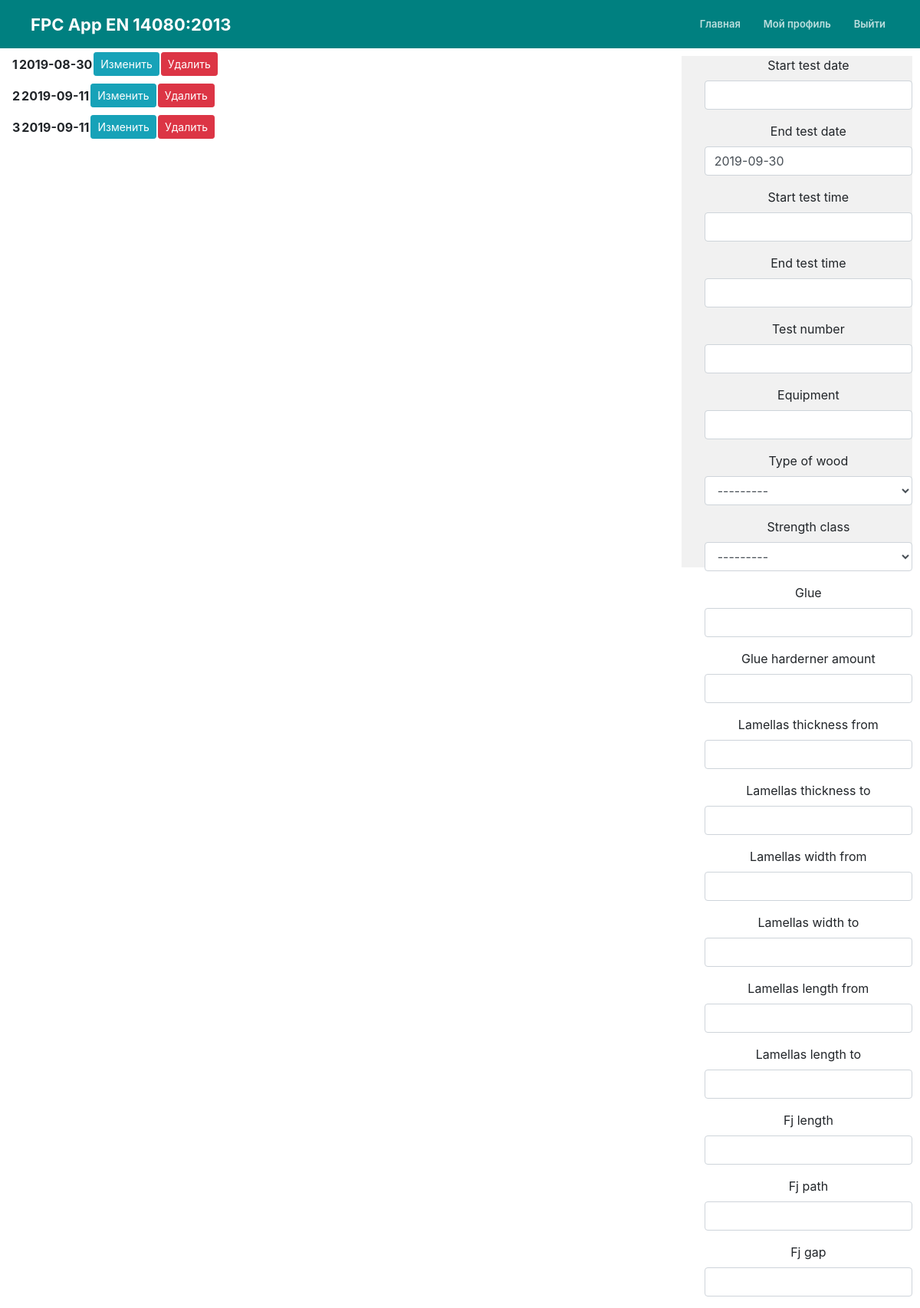
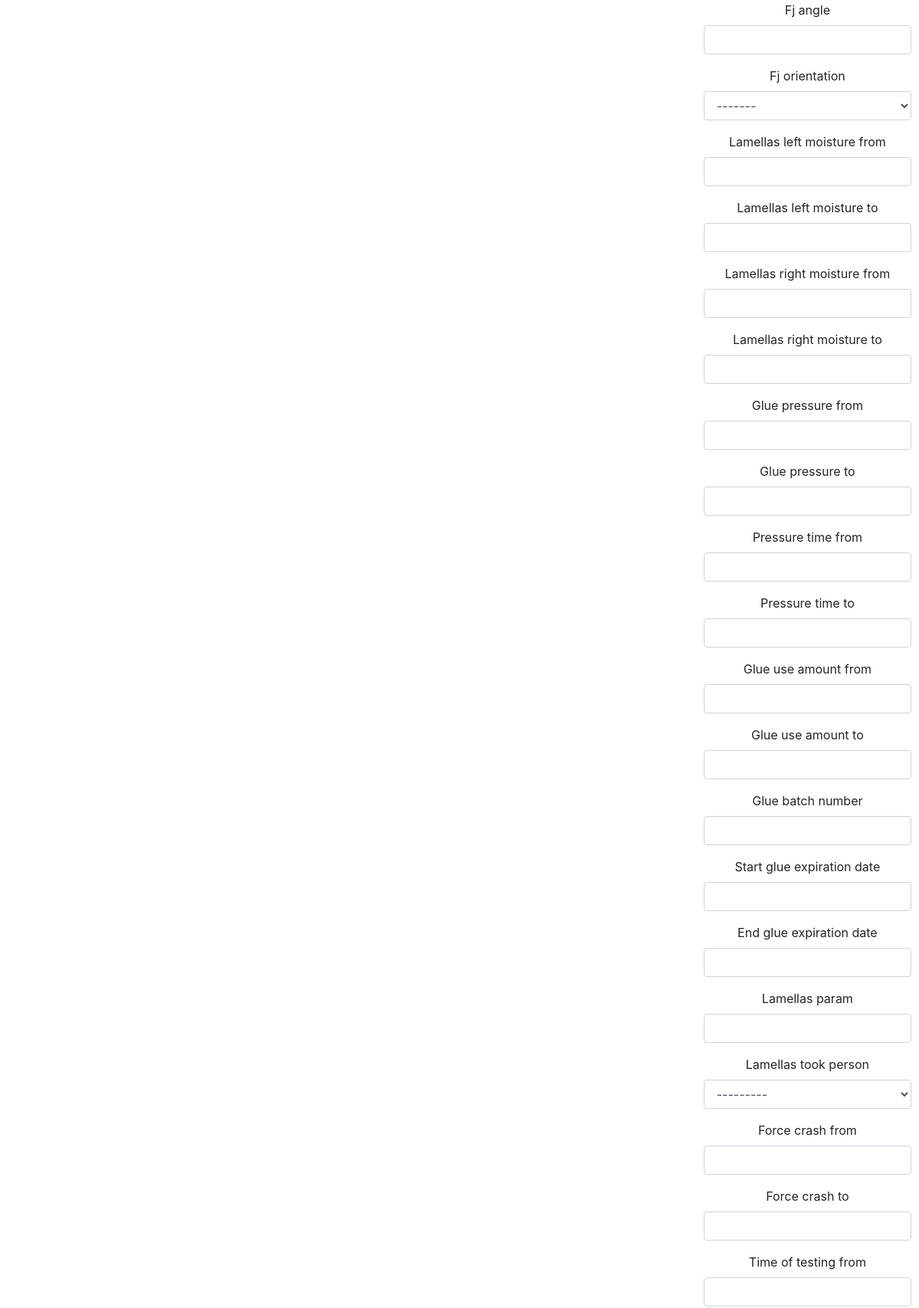
Page /bendtestfilter/ (signed in, upper part) on the committed database (2 pictures, top to bottom).
### mainApp/models.py (models this page shows, shortened)
class TestLamella(models.Model):
	test_date = models.DateField()
	test_time = models.TimeField(blank=True, null=True, default=None)
	test_number = models.IntegerField(default=def_bt_test_number)
	equipment = models.CharField(max_length=100, default=def_bt_equipment)
	type_of_wood = models.ForeignKey(Wood_types, on_delete=models.PROTECT, null=True, related_name='TestLamella_fj_wood_type', default=def_bt_type_of_wood)
	strength_class = models.ForeignKey(strength_class_types, on_delete=models.PROTECT, null=True, related_name='TestLamella_strength_class', default=def_bt_strength_class)
	glue = models.CharField(max_length=100, default=def_bt_glue)
	glue_harderner_amount = models.CharField(max_length=100, blank=True, default=def_bt_glue_harderner_amount)
	lamellas_thickness = models.IntegerField(default=def_bt_lamellas_thickness)
	lamellas_width = models.IntegerField(default=def_bt_lamellas_width)
	lamellas_length = models.IntegerField(default=def_bt_lamellas_length)
	fj_length = models.IntegerField(default=def_bt_fj_length)
	fj_path = models.IntegerField(default=def_bt_fj_path)
	fj_gap = models.IntegerField(default=def_bt_fj_gap)
	fj_angle = models.IntegerField(default=def_bt_fj_angle)
	fj_orientation = models.CharField(max_length=100, choices=[('Пластевое', 'Пластевое'), ('Ребровое', 'Ребровое')], default=def_bt_fj_orientation)
	lamellas_left_moisture = models.IntegerField(default=def_bt_lamellas_left_moisture)
	lamellas_right_moisture = models.IntegerField(default=def_bt_lamellas_right_moisture)
	glue_pressure = models.FloatField(default=def_bt_glue_pressure)
	pressure_time = models.IntegerField(blank=True, null=True, default=def_bt_pressure_time)
	glue_use_amount = models.IntegerField(default=def_bt_glue_use_amount)
	glue_batch_number = models.CharField(max_length=100, default=def_bt_glue_batch_number)
	glue_expiration_date = models.DateField()
	lamellas_param = models.CharField(blank=True, max_length=100, default=def_bt_lamellas_param)
	lamellas_took_person = models.ForeignKey(Person, on_delete=models.PROTECT, related_name='TestLamella_took_person', default=def_bt_lamellas_took_person)
	force_crash = models.FloatField()
	time_of_testing = models.IntegerField(blank=True, null=True)
	lamellas_strength = models.FloatField()
	passed = models.BooleanField(default=False)
	by_fj_crash = models.IntegerField()
	base_fj_crash = models.IntegerField()
	out_of_fj_crash = models.IntegerField()
	comment = models.TextField(blank=True)
	photo = models.ImageField(upload_to='uploads', blank=True)
	author = models.ForeignKey(User, blank=True, null=True, on_delete=models.CASCADE)

### mainApp/views.py (the view)
# urls.py: path('bendtestfilter/', today_views.bendtestfilterView, name='bendtestfilter'),
@login_required
def bendtestfilterView(request):
	user = get_object_or_404(User, username=request.user.username)
	bendtests = TestLamella.objects.filter(author=user).order_by('test_number')
	if request.method == 'POST':
		form = BendtestFilterForm(request.POST)
		if form.is_valid():
			if form.cleaned_data.get('start_test_date'):
				start_test_date = form.cleaned_data.get('start_test_date')
				bendtests = bendtests.filter(test_date__gte=start_test_date).order_by('test_number')
			if form.cleaned_data.get('end_test_date'):
				end_test_date = form.cleaned_data.get('end_test_date')
				bendtests = bendtests.filter(test_date__lte=end_test_date).order_by('test_number')
			if form.cleaned_data.get('type_of_wood'):
				type_of_wood = form.cleaned_data.get('type_of_wood')
				bendtests = bendtests.filter(type_of_wood=type_of_wood).order_by('test_number')
			if form.cleaned_data.get('start_test_time'):
				start_test_time = form.cleaned_data.get('start_test_time')
				bendtests = bendtests.filter(test_time__gte=start_test_time).order_by('test_number')
			if form.cleaned_data.get('end_test_time'):
				end_test_time = form.cleaned_data.get('end_test_time')
				bendtests = bendtests.filter(test_time__lte=end_test_time).order_by('test_number')
			if form.cleaned_data.get('test_number'):
				test_number = form.cleaned_data.get('test_number')
				bendtests = bendtests.filter(test_number=test_number).order_by('test_number')
			if form.cleaned_data.get('equipment'):
				equipment = form.cleaned_data.get('equipment')
				bendtests = bendtests.filter(equipment__iexact=equipment).order_by('test_number')
			if form.cleaned_data.get('strength_class'):
				strength_class = form.cleaned_data.get('strength_class')
				bendtests = bendtests.filter(strength_class=strength_class).order_by('test_number')
			if form.cleaned_data.get('glue'):
				glue = form.cleaned_data.get('glue')
				bendtests = bendtests.filter(glue__iexact=glue).order_by('test_number')
			if form.cleaned_data.get('glue_harderner_amount'):
				glue_harderner_amount = form.cleaned_data.get('glue_harderner_amount')
				bendtests = bendtests.filter(glue_harderner_amount__iexact=glue_harderner_amount).order_by('test_number')
			if form.cleaned_data.get('lamellas_thickness_from'):
				lamellas_thickness_from = form.cleaned_data.get('lamellas_thickness_from')
				bendtests = bendtests.filter(lamellas_thickness__gte=lamellas_thickness_from).order_by('test_number')
			if form.cleaned_data.get('lamellas_thickness_to'):
				lamellas_thickness_to = form.cleaned_data.get('lamellas_thickness_to')
				bendtests = bendtests.filter(lamellas_thickness__lte=lamellas_thickness_to).order_by('test_number')
			if form.cleaned_data.get('fj_length'):
				fj_length = form.cleaned_data.get('fj_length')
				bendtests = bendtests.filter(fj_length=fj_length).order_by('test_number')
			if form.cleaned_data.get('fj_path'):
				fj_path = form.cleaned_data.get('fj_path')
				bendtests = bendtests.filter(fj_path=fj_path).order_by('test_number')
			if form.cleaned_data.get('fj_gap'):
				fj_gap = form.cleaned_data.get('fj_gap')
				bendtests = bendtests.filter(fj_gap=fj_gap).order_by('test_number')
			if form.cleaned_data.get('fj_angle'):
				fj_angle = form.cleaned_data.get('fj_angle')
				bendtests = bendtests.filter(fj_angle=fj_angle).order_by('test_number')
			if form.cleaned_data.get('fj_orientation'):
				fj_orientation = form.cleaned_data.get('fj_orientation')
				bendtests = bendtests.filter(fj_orientation=fj_orientation).order_by('test_number')
			if form.cleaned_data.get('lamellas_left_moisture_from'):
				lamellas_left_moisture_from = form.cleaned_data.get('lamellas_left_moisture_from')
				bendtests = bendtests.filter(lamellas_left_moisture__gte=lamellas_left_moisture_from).order_by('test_number')
			if form.cleaned_data.get('lamellas_left_moisture_to'):
				lamellas_left_moisture_to = form.cleaned_data.get('lamellas_left_moisture_to')
				bendtests = bendtests.filter(lamellas_left_moisture__lte=lamellas_left_moisture_to).order_by('test_number')
			if form.cleaned_data.get('lamellas_right_moisture_from'):
				lamellas_right_moisture_from = form.cleaned_data.get('lamellas_right_moisture_from')
				bendtests = bendtests.filter(lamellas_right_moisture__gte=lamellas_right_moisture_from).order_by('test_number')
			if form.cleaned_data.get('lamellas_right_moisture_to'):
				lamellas_right_moisture_to = form.cleaned_data.get('lamellas_right_moisture_to')
				bendtests = bendtests.filter(lamellas_right_moisture__lte=lamellas_right_moisture_to).order_by('test_number')
			if form.cleaned_data.get('glue_pressure_from'):
				glue_pressure_from = form.cleaned_data.get('glue_pressure_from')
				bendtests = bendtests.filter(glue_pressure__gte=glue_pressure_from).order_by('test_number')
			if form.cleaned_data.get('glue_pressure_to'):
				glue_pressure_to = form.cleaned_data.get('glue_pressure_to')
				bendtests = bendtests.filter(glue_pressure__lte=glue_pressure_to).order_by('test_number')
			if form.cleaned_data.get('pressure_time_from'):
				pressure_time_from = form.cleaned_data.get('pressure_time_from')
				bendtests = bendtests.filter(pressure_time__gte=pressure_time_from).order_by('test_number')
			if form.cleaned_data.get('pressure_time_to'):
				pressure_time_to = form.cleaned_data.get('pressure_time_to')
				bendtests = bendtests.filter(pressure_time__lte=pressure_time_to).order_by('test_number')
			if form.cleaned_data.get('glue_use_amount_from'):
				glue_use_amount_from = form.cleaned_data.get('glue_use_amount_from')
				bendtests = bendtests.filter(glue_use_amount__gte=glue_use_amount_from).order_by('test_number')
			if form.cleaned_data.get('glue_use_amount_to'):
				glue_use_amount_to = form.cleaned_data.get('glue_use_amount_to')
				bendtests = bendtests.filter(glue_use_amount__lte=glue_use_amount_to).order_by('test_number')
			if form.cleaned_data.get('glue_batch_number'):
				glue_batch_number = form.cleaned_data.get('glue_batch_number')
				bendtests = bendtests.filter(glue_batch_number=glue_batch_number).order_by('test_number')
			if form.cleaned_data.get('start_glue_expiration_date'):
				start_glue_expiration_date = form.cleaned_data.get('start_glue_expiration_date')
				bendtests = bendtests.filter(glue_expiration_date__gte=start_glue_expiration_date).order_by('test_number')
			if form.cleaned_data.get('end_glue_expiration_date'):
				end_glue_expiration_date = form.cleaned_data.get('end_glue_expiration_date')
				bendtests = bendtests.filter(glue_expiration_date__lte=end_glue_expiration_date).order_by('test_number')
			if form.cleaned_data.get('lamellas_param'):
				lamellas_param = form.cleaned_data.get('lamellas_param')
				bendtests = bendtests.filter(lamellas_param__iexact=lamellas_param).order_by('test_number')
			if form.cleaned_data.get('lamellas_took_person'):
				lamellas_took_person = form.cleaned_data.get('lamellas_took_person')
				bendtests = bendtests.filter(lamellas_took_person=lamellas_took_person).order_by('test_number')
			if form.cleaned_data.get('force_crash_from'):
				force_crash_from = form.cleaned_data.get('force_crash_from')
				bendtests = bendtests.filter(force_crash__gte=force_crash_from).order_by('test_number')
			if form.cleaned_data.get('force_crash_to'):
				force_crash_to = form.cleaned_data.get('force_crash_to')
				bendtests = bendtests.filter(force_crash__lte=force_crash_to).order_by('test_number')
			if form.cleaned_data.get('time_of_testing_from'):
				time_of_testing_from = form.cleaned_data.get('time_of_testing_from')
				bendtests = bendtests.filter(time_of_testing__gte=time_of_testing_from).order_by('test_number')
			if form.cleaned_data.get('time_of_testing_to'):
				time_of_testing_to = form.cleaned_data.get('time_of_testing_to')
				bendtests = bendtests.filter(time_of_testing__lte=time_of_testing_to).order_by('test_number')
			if form.cleaned_data.get('lamellas_strength_from'):
				lamellas_strength_from = form.cleaned_data.get('lamellas_strength_from')
				bendtests = bendtests.filter(lamellas_strength__gte=lamellas_strength_from).order_by('test_number')
			if form.cleaned_data.get('lamellas_strength_to'):
				lamellas_strength_to = form.cleaned_data.get('lamellas_strength_to')
				bendtests = bendtests.filter(lamellas_strength__lte=lamellas_strength_to).order_by('test_number')
			if form.cleaned_data.get('by_fj_crash_from'):
				by_fj_crash_from = form.cleaned_data.get('by_fj_crash_from')
				bendtests = bendtests.filter(by_fj_crash__gte=by_fj_crash_from).order_by('test_number')
			if form.cleaned_data.get('by_fj_crash_to'):
				by_fj_crash_to = form.cleaned_data.get('by_fj_crash_to')
				bendtests = bendtests.filter(by_fj_crash__lte=by_fj_crash_to).order_by('test_number')
			if form.cleaned_data.get('out_of_fj_crash_from'):
				out_of_fj_crash_from = form.cleaned_data.get('out_of_fj_crash_from')
				bendtests = bendtests.filter(out_of_fj_crash__gte=out_of_fj_crash_from).order_by('test_number')
			if form.cleaned_data.get('out_of_fj_crash_to'):
				out_of_fj_crash_to = form.cleaned_data.get('out_of_fj_crash_to')
				bendtests = bendtests.filter(out_of_fj_crash__lte=out_of_fj_crash_to).order_by('test_number')
			if form.cleaned_data.get('base_fj_crash_from'):
				base_fj_crash_from = form.cleaned_data.get('base_fj_crash_from')
				bendtests = bendtests.filter(base_fj_crash__gte=base_fj_crash_from).order_by('test_number')
			if form.cleaned_data.get('base_fj_crash_to'):
				base_fj_crash_to = form.cleaned_data.get('base_fj_crash_to')
				bendtests = bendtests.filter(base_fj_crash__lte=base_fj_crash_to).order_by('test_number')
			if form.cleaned_data.get('base_fj_crash_to'):
				base_fj_crash_to = form.cleaned_data.get('base_fj_crash_to')
				bendtests = bendtests.filter(base_fj_crash__lte=base_fj_crash_to).order_by('test_number')
			if form.cleaned_data.get('passed_true'):
				bendtests = bendtests.filter(passed=True).order_by('test_number')
			if form.cleaned_data.get('passed_false'):
				bendtests = bendtests.filter(passed=False).order_by('test_number')
			if form.cleaned_data.get('comment'):
				comment = form.cleaned_data.get('comment')
				bendtests = bendtests.filter(comment__icontains=comment).order_by('test_number')
	else:
		form = BendtestFilterForm()
	return render(request, 'mainApp/bendtestfilter.html', {'bendtests': bendtests, 'form': form, })

### mainApp/models.py (called while the page is built)
def def_bt_equipment():
	try:
		last_bendtests = TestLamella.objects.all().order_by('-test_date', '-test_number', '-test_time').first()
		return last_bendtests.equipment
	except: return None

def def_bt_glue():
	try:
		last_bendtests = TestLamella.objects.all().order_by('-test_date', '-test_number', '-test_time').first()
		return last_bendtests.glue
	except: return None

def def_bt_lamellas_thickness():
	try:
		last_bendtests = TestLamella.objects.all().order_by('-test_date', '-test_number', '-test_time').first()
		return last_bendtests.lamellas_thickness
	except: return None

def def_bt_lamellas_width():
	try:
		last_bendtests = TestLamella.objects.all().order_by('-test_date', '-test_number', '-test_time').first()
		return last_bendtests.lamellas_width
	except: return None

def def_bt_lamellas_length():
	try:
		last_bendtests = TestLamella.objects.all().order_by('-test_date', '-test_number', '-test_time').first()
		return last_bendtests.lamellas_length
	except: return None

def def_bt_glue_harderner_amount():
	try:
		last_bendtests = TestLamella.objects.all().order_by('-test_date', '-test_number', '-test_time').first()
		return last_bendtests.glue_harderner_amount
	except: return None

def def_bt_test_number():
	try:
		last_bendtests = TestLamella.objects.all().order_by('-test_date', '-test_number', '-test_time').first()
		return (int(last_bendtests.test_number) + 1)
	except: return None

def def_bt_fj_length():
	try:
		last_bendtests = TestLamella.objects.all().order_by('-test_date', '-test_number', '-test_time').first()
		return last_bendtests.fj_length
	except: return None

def def_bt_fj_path():
	try:
		last_bendtests = TestLamella.objects.all().order_by('-test_date', '-test_number', '-test_time').first()
		return last_bendtests.fj_path
	except: return None

def def_bt_fj_gap():
	try:
		last_bendtests = TestLamella.objects.all().order_by('-test_date', '-test_number', '-test_time').first()
		return last_bendtests.fj_gap
	except: return None

def def_bt_fj_angle():
	try:
		last_bendtests = TestLamella.objects.all().order_by('-test_date', '-test_number', '-test_time').first()
		return last_bendtests.fj_angle
	except: return None

def def_bt_type_of_wood():
	try:
		last_bendtests = TestLamella.objects.all().order_by('-test_date', '-test_number', '-test_time').first()
		return last_bendtests.type_of_wood
	except: return None

	def __str__(self):
		return self.name

	def __str__(self):
		return self.name

	def __str__(self):
		return self.name

### mainApp/templates/mainApp/bendtestfilter.html (shortened to what this page needs)
{% extends "mainApp/today.html" %}
{% load crispy_forms_tags %}
{% load bootstrap4 %}
{% block content %}
 <div class="content-section tabletoday">
    {% for test in bendtests %}
    <table class="content-section tabletoday">
        <th>{{ test.test_number }}</th>
        <th>{{ test.test_date|date:"Y-m-d" }}</th>
        <th><a class="btn btn-info btn-sm mt-1 mb-1" href="{% url 'bend-test-update' test.id %}">Изменить</a></th>
        <th><a class="btn btn-danger btn-sm mt-1 mb-1" href="{% url 'bend-test-delete' test.id %}">Удалить</a></th>
    </table>
    {% endfor %}
</div>
{% endblock content %}
{% block sidebar %}
<form method="POST" action="{% url 'bendtestfilter' %}">
    <th>
    {{ form|crispy }}
    </th>
</form>
{% endblock sidebar %}

### mainApp/static/mainApp/style.css (style rules this page uses)
body { margin: 0; font-family: 'Open Sans', sans-serif; font-size: 14px; color: #ddd; }
*, *:before, *:after { box-sizing: border-box; }
input { width: 80px; border-radius:3px; padding: 5px; margin: 5px; }
select { width: auto; border-radius:3px; padding: 5px; margin: 5px; }
.form-group { padding-bottom: 0; }

### rows in the picture
TestLamella: test_number "1", test_date "2019-08-30"
TestLamella: test_number "2", test_date "2019-09-11"
TestLamella: test_number "3", test_date "2019-09-11"
